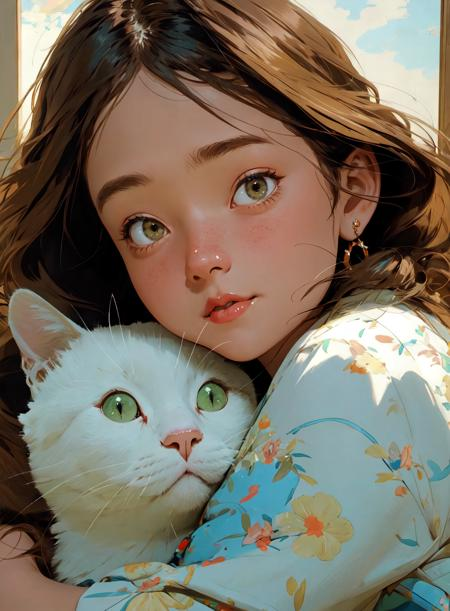
#> input picture pratice/week_1/img/00750.jpeg, 450 x 611 px, found by its file name
$ jupyter execute lab3.ipynb
#> lines starting #> are read from the running program, lines starting #| are printed output that depends on the picture; after the words box and inside, x2 and y2 are one past the last pixel; in counts of white or black regions, pixels touching at a corner belong together
# LAB #03: Các Phép Biến Đổi

- Mục Tiêu của Phòng Thí Nghiệm: Mục tiêu của phòng thí nghiệm này là thực hiện phân ngưỡng trên hình ảnh để chuyển đổi chúng thành ảnh nhị phân, cũng như thực hiện các phép biến đổi khác nhau trên hình ảnh.

- Mô Tả Phòng Thí Nghiệm: Các phép biến đổi giúp cải thiện chất lượng hình ảnh bằng cách áp dụng các phép toán như logarit, logarit nghịch đảo và lũy thừa trên toàn bộ hình ảnh. Các loại biến đổi khác nhau sẽ tạo ra các kết quả khác nhau.

### Biến Đổi Cấp Độ Xám Có ba loại biến đổi cấp độ xám cơ bản:

- I. Biến Đổi Tuyến Tính

- II. Biến Đổi Logarit

- III. Biến Đổi Luật Lũy Thừa

### Tổng quát đồ thị của các phép biến đổi này đã được trình bày dưới đây.

### Biến Đổi Luật Lũy Thừa:
- Bao gồm các phép biến đổi lũy thừa bậc n và căn bậc n. Những phép biến đổi này có thể được biểu diễn bằng biểu thức:
- s=cr^γ

- Ký hiệu γ được gọi là gamma, vì thế phép biến đổi này cũng được biết đến với tên gọi biến đổi gamma.

- Sự thay đổi giá trị của γ làm thay đổi mức độ tăng cường của hình ảnh. Các thiết bị hiển thị khác nhau / màn hình có mức hiệu chỉnh gamma riêng, vì vậy chúng hiển thị hình ảnh với cường độ khác nhau.

- Loại phép biến đổi này được sử dụng để tăng cường hình ảnh cho các loại thiết bị hiển thị khác nhau. Gamma của các thiết bị hiển thị khác nhau cũng khác nhau. Ví dụ, gamma của CRT nằm trong khoảng từ 1.8 đến 2.5, có nghĩa là hình ảnh hiển thị trên CRT sẽ tối hơn.

### Hiệu Chỉnh Gamma:
- s=cr^γ

- s=cr^(1/2.5)


- Cùng một hình ảnh nhưng với các giá trị gamma khác nhau đã được trình bày dưới đây.

### Biến Đổi Logarit:

- Các phép biến đổi logarit có thể được định nghĩa bằng công thức sau:

- s=clog(r+1)

- Trong đó,
- s và r là giá trị pixel của ảnh đầu ra và ảnh đầu vào, và c là một hằng số. Giá trị 1 được cộng vào mỗi giá trị pixel của ảnh đầu vào vì nếu có độ sáng pixel bằng 0 trong ảnh, thì log(0) bằng vô cùng. Do đó, 1 được cộng thêm để đảm bảo giá trị tối thiểu ít nhất là 1.

Trong quá trình biến đổi logarit, các pixel tối trong ảnh được mở rộng so với các giá trị pixel cao hơn. Các giá trị pixel cao hơn bị nén trong biến đổi logarit.

### Biến Đổi Âm

- Phép biến đổi tuyến tính thứ hai là biến đổi âm, là phép biến đổi ngược của phép biến đổi đồng nhất. Trong biến đổi âm, mỗi giá trị của ảnh đầu vào được trừ đi L−1 và ánh xạ lên ảnh đầu ra.

- Phép biến đổi này được thực hiện bằng công thức:
- s=(L−1)−r

- Vì vậy, mỗi giá trị được trừ đi 255, khiến các pixel sáng trở nên tối và các pixel tối trở nên sáng. Kết quả là hình ảnh âm.

### Phân Ngưỡng

- Phân ngưỡng là thao tác thông qua đó một hình ảnh có thể được chuyển đổi thành ảnh nhị phân/đen trắng, tức là chỉ có hai mức độ khác nhau. Giá trị ngưỡng có thể là trung bình hoặc trung vị của hình ảnh, v.v.

### Cắt Cấp Độ Xám

- Cắt cấp độ xám được sử dụng để làm nổi bật một phạm vi cụ thể của các mức độ xám trong một hình ảnh.
-

### Một Số Lệnh Hữu Ích:

1. Tính giá trị trung bình của mảng 2D sử dụng NumPy:

- `my_mean = numpy.mean(my_array)`
2. Tính giá trị nhỏ nhất (hoặc lớn nhất) của một mảng:

- `my_min = numpy.amin(my_array)`
3. Hoặc để tính giá trị lớn nhất:

- `my_max = numpy.amax(my_array)`
4. Tính lũy thừa của một mảng sử dụng NumPy:

- `array_power = numpy.power(my_array, power)`
5. Lấy giá trị phần trăm (percentile):

- `percentile_array = numpy.percentile(my_array, percentile)`
6. Thay đổi kiểu dữ liệu của mảng:

- `my_array = my_array.astype(numpy.uint16)`

### Lab Task:

- Áp dụng các kỹ thuật biến đổi sau đây trên hình ảnh được cung cấp và quan sát hình ảnh đầu ra của mỗi phép biến đổi:

- I. Biến Đổi Âm

- II. Biến Đổi Logarit

[cell 1]
import cv2
import numpy as np
import matplotlib.pyplot as plt

def negative_transformation(image):
    """
    Thực hiện biến đổi âm trên hình ảnh.
    Công thức: s = (L - 1) - r
    """
    L = 256  # Số mức xám cho ảnh 8-bit
    negative_image = (L - 1) - image
    return negative_image

def log_transformation(image):
    """
    Thực hiện biến đổi logarit trên hình ảnh.
    Công thức: s = c * log(1 + r)
    Trong đó, c = 255 / log(1 + max_pixel_value)
    """
    image = image.astype(np.float32)
    c = 255 / np.log(1 + np.max(image))
    log_image = c * np.log(1 + image)
    log_image = np.uint8(cv2.normalize(log_image, None, 0, 255, cv2.NORM_MINMAX))

    return log_image

def display_images(original, negative, log_transformed):
    """
    Hiển thị hình ảnh gốc, hình ảnh sau biến đổi âm và biến đổi logarit.
    """
    plt.figure(figsize=(15,5))

    plt.subplot(1,3,1)
    plt.imshow(original, cmap='gray')
    plt.title('Hình Ảnh Gốc')
    plt.axis('off')

    plt.subplot(1,3,2)
    plt.imshow(negative, cmap='gray')
    plt.title('Biến Đổi Âm')
    plt.axis('off')

    plt.subplot(1,3,3)
    plt.imshow(log_transformed, cmap='gray')
    plt.title('Biến Đổi Logarit')
    plt.axis('off')

    plt.show()

if __name__ == "__main__":
    path_img = r'D:\Image-Proccessing\pratice\week_1\img\00750.jpeg'

    image = cv2.imread(path_img,0)
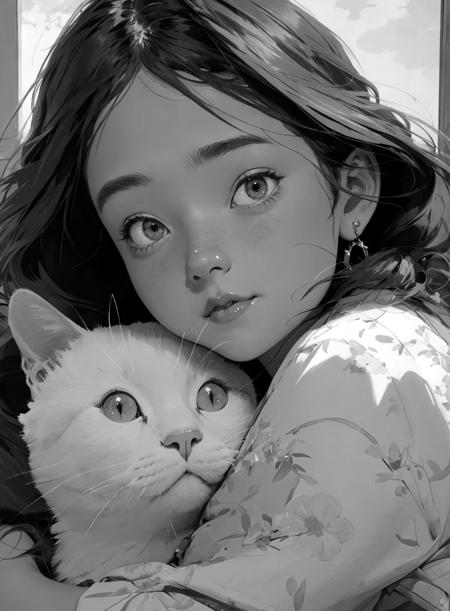
#> image: shape (611, 450); min 0, max 255, mean 114.4
    negative_image = negative_transformation(image)
#> in negative_transformation, `negative_image = (L - 1) - image`:
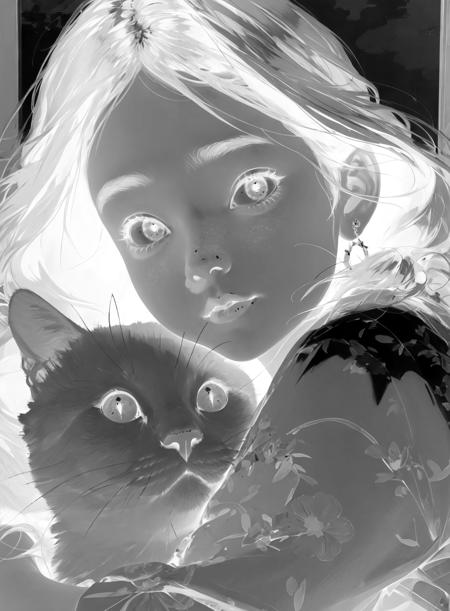
#> negative_image: shape (611, 450); min 0, max 255, mean 140.6
    log_transformed_image = log_transformation(image)
#> in log_transformation, `c = 255 / np.log(1 + np.max(image))`: c = 45.99
#> in log_transformation, `log_image = c * np.log(1 + image)`:
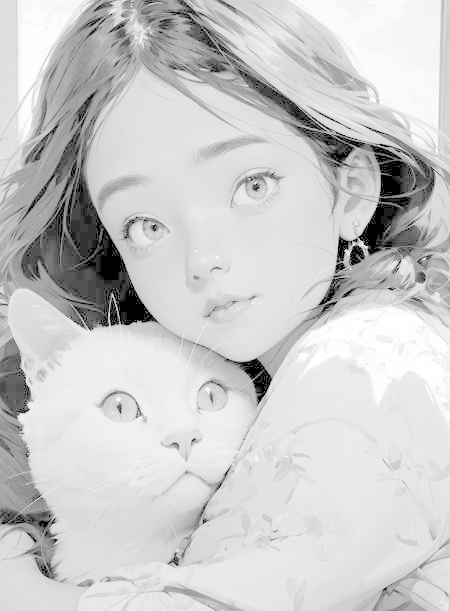
#> log_image: shape (611, 450) float32; min 0, max 255, mean 203.4
    display_images(image, negative_image, log_transformed_image)
#> in display_images, `plt.show()`:
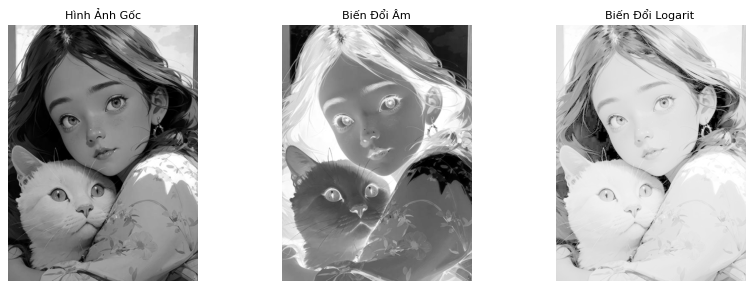
#> figure drawn by matplotlib, 3 panels

### Nhiệm vụ 2: Áp dụng các phép biến đổi sau trên một hình ảnh.

- Phạm vi giá trị pixel và giá trị pixel đầu ra:

- a) Nếu giá trị nhỏ hơn trung bình:
- Giá trị pixel đầu ra = 0
- Nếu giá trị lớn hơn trung bình:
- Giá trị pixel đầu ra = 255
-
- b) Nếu giá trị nhỏ hơn trung bình:
- Giá trị pixel đầu ra = 255
- Nếu giá trị lớn hơn trung bình:
- Giá trị pixel đầu ra = 0
-
- c) Nếu giá trị nằm trong khoảng ±20 của trung bình:
- Giá trị pixel đầu ra = 0
- Nếu không:
- Giá trị pixel đầu ra = 255

[cell 2]
def apply_transformations(image,mode):
    """
    mode 1: < mean =0 , > mean = 255
    mode 2: < mean = 255 , > mean = 0
    mode 3: Trong khoảng +- 20  = 0, ngoài khoảng +- 20 = 255
    """
    transformed_image = np.zeros_like(image)

    if mode == 1:
        transformed_image[image < np.mean(image)] = 0
        transformed_image[image >= np.mean(image)] = 255
    elif mode == 2:
        transformed_image[image < np.mean(image)] = 255
        transformed_image[image >= np.mean(image)] = 0
    elif mode == 3:
        transformed_image[np.abs(image - np.mean(image)) <= 20] = 0
        transformed_image[np.abs(image - np.mean(image)) > 20] = 255

    return transformed_image

def display_transformed_images(original, transformed1, transformed2, transformed3):
    """
    Hiển thị hình ảnh gốc và hình ảnh sau biến đổi.
    """
    plt.figure(figsize=(15,10))

    plt.subplot(2,2,1)
    plt.imshow(original, cmap='gray')
    plt.title('Hình Ảnh Gốc')
    plt.axis('off')

    plt.subplot(2,2,2)
    plt.imshow(transformed1, cmap='gray')
    plt.title('Biến Đổi 1')
    plt.axis('off')

    plt.subplot(2,2,3)
    plt.imshow(transformed2, cmap='gray')
    plt.title('Biến Đổi 2')
    plt.axis('off')

    plt.subplot(2,2,4)
    plt.imshow(transformed3, cmap='gray')
    plt.title('Biến Đổi 3')
    plt.axis('off')

    plt.show()

if __name__ == "__main__":
    path_img = r'D:\Image-Proccessing\pratice\week_1\img\00750.jpeg'

    image = cv2.imread(path_img,0)
    transformed_image1 = apply_transformations(image, 1)
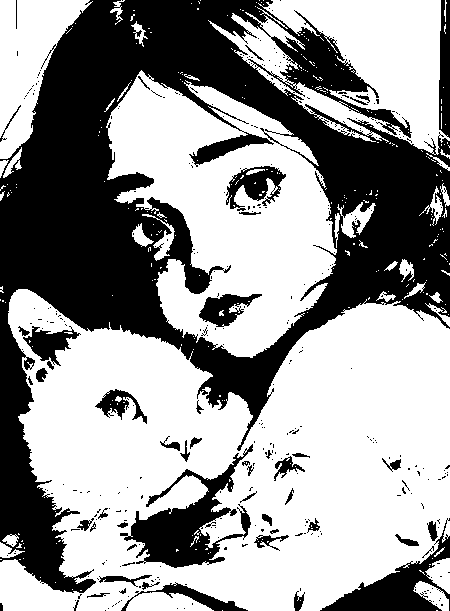
#> transformed_image1: shape (611, 450); 60.1% white; 360 black regions (308 under 20 px), largest, box (x1, y1, x2, y2) and area: (0, 0, 450, 593) 91200, (120, 444, 253, 568) 5465, (320, 518, 450, 611) 3489
    transformed_image2 = apply_transformations(image, 2)
    transformed_image3 = apply_transformations(image, 3)
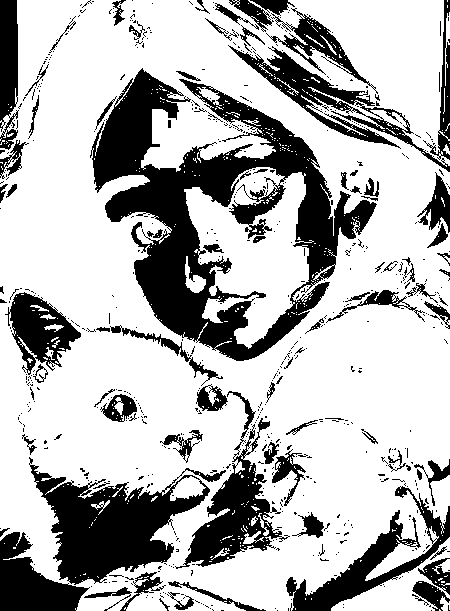
#> transformed_image3: shape (611, 450); 71.1% white; 643 black regions (556 under 20 px), largest, box (x1, y1, x2, y2) and area: (90, 68, 377, 361) 29034, (29, 457, 226, 585) 10445, (175, 391, 290, 569) 5354
    display_transformed_images(image, transformed_image1, transformed_image2, transformed_image3)

### Nhiệm vụ 3: Áp dụng Phép Biến Đổi Luật Lũy Thừa cho các giá trị γ (0.2, 0.5, 1.2 và 1.8)

- Dưới đây là mã Python thực hiện phép biến đổi Luật Lũy Thừa (Power Law Transformation) cho các giá trị của γ là 0.2, 0.5, 1.2 và 1.8. Hãy đảm bảo rằng kiểu dữ liệu được điều chỉnh phù hợp sau mỗi biến đổi.

[cell 3]
def power_law_transformation(image, gamma):
    """
    Thực hiện biến đổi luật lũy thừa với giá trị gamma.
    Công thức: s = c * r^gamma
    Trong đó c là hằng số, và r là giá trị pixel.
    """
    # Chuẩn bị ảnh ở định dạng float32 để thực hiện tính toán chính xác
    image = image.astype(np.float32) / 255.0

    # Áp dụng phép biến đổi Luật Lũy Thừa
    transformed_image = np.power(image, gamma)

    # Chuẩn hóa về thang 0-255 và chuyển về kiểu uint8
    transformed_image = np.uint8(transformed_image * 255)

    return transformed_image

def display_images(original, transformed_images, gamma_values):
    """
    Hiển thị các hình ảnh gốc và sau khi áp dụng biến đổi luật lũy thừa.
    """
    plt.figure(figsize=(15, 10))

    plt.subplot(2, 3, 1)
    plt.imshow(original, cmap='gray')
    plt.title('Hình Ảnh Gốc')
    plt.axis('off')

    for i, gamma in enumerate(gamma_values):
        plt.subplot(2, 3, i+2)
        plt.imshow(transformed_images[i], cmap='gray')
        plt.title(f'Gamma = {gamma}')
        plt.axis('off')

    plt.show()

if __name__ == "__main__":
    path_img = r'D:\Image-Proccessing\pratice\week_1\img\00750.jpeg'

    image = cv2.imread(path_img, 0)
    gamma_values = [0.5, 1.0, 1.5, 2.0, 2.5]
    transformed_images = [power_law_transformation(image, gamma) for gamma in gamma_values]
#> in power_law_transformation, `transformed_image = np.power(image, gamma)`:
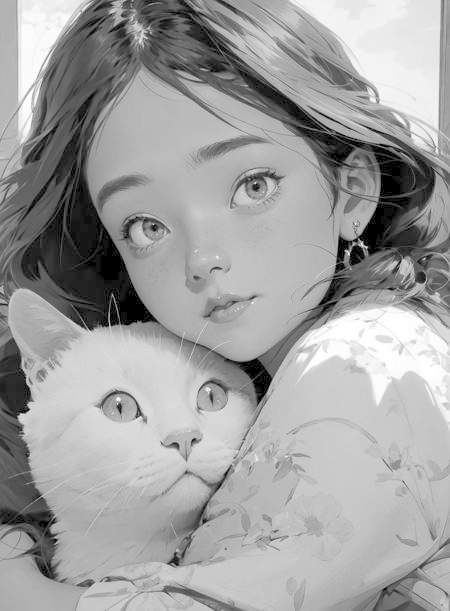
#> transformed_image: shape (611, 450) float32; min 0, max 1, mean 0.631
#> call 3 of power_law_transformation, with gamma = 1.5
#> in power_law_transformation (call 3), `transformed_image = np.power(image, gamma)`:
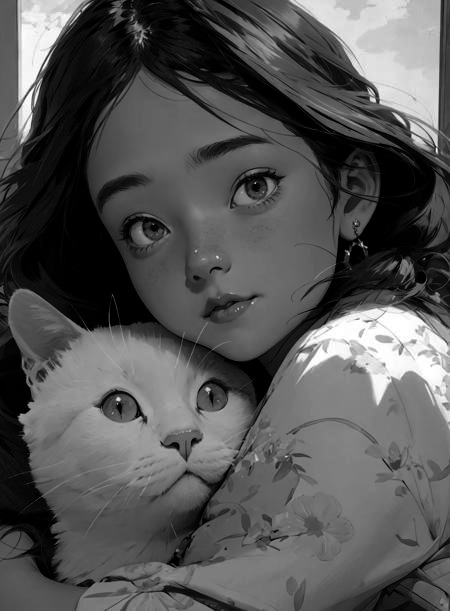
#> transformed_image: shape (611, 450) float32; min 0, max 1, mean 0.336
#> in power_law_transformation (call 5), `transformed_image = np.power(image, gamma)`:
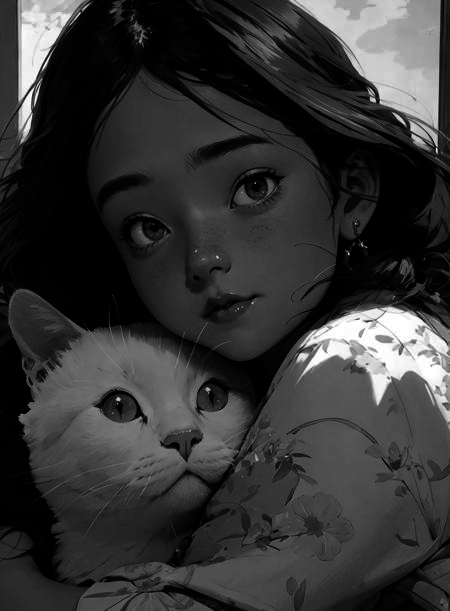
#> transformed_image: shape (611, 450) float32; min 0, max 1, mean 0.207
#> transformed_images = 5 items
    display_images(image, transformed_images, gamma_values)

### Nhiệm Vụ 4: Áp Dụng Cắt Cấp Độ Xám với Giới Hạn Dưới 100 và Giới Hạn Trên 200, Thiết Lập Các Giá Trị Trong Phạm Vi Thành 210

- Dưới đây là mã Python để thực hiện cắt cấp độ xám (Gray Level Slicing) theo yêu cầu:

    - Các pixel có giá trị từ 100 đến 200 sẽ được gán giá trị 210.
    - Các pixel ngoài phạm vi này sẽ giữ nguyên giá trị của chúng.

[cell 4]
def gray_level_slicing(image):
    """
    Áp dụng cắt cấp độ xám:
    """
    transformed = np.copy(image)
    rows, cols = image.shape

    for i in range(rows):
        for j in range(cols):
            if image[i, j] >= 100 and image[i, j] <= 200:
                transformed[i, j] = 210
            else:
                transformed[i, j] = image[i, j]

    return transformed

def display_images(original, transformed):
    """
    Hiển thị hình ảnh gốc và hình ảnh đã áp dụng cắt cấp độ xám.
    """
    plt.figure(figsize=(10,5))

    plt.subplot(1,2,1)
    plt.imshow(original, cmap='gray')
    plt.title('Hình Ảnh Gốc')
    plt.axis('off')

    plt.subplot(1,2,2)
    plt.imshow(transformed, cmap='gray')
    plt.title('Hình Ảnh Sau Cắt Cấp Độ Xám')
    plt.axis('off')

    plt.show()

if __name__ == "__main__":
    path_img = r'D:\Image-Proccessing\pratice\week_1\img\00750.jpeg'

    image = cv2.imread(path_img, 0)
    sliced_image = gray_level_slicing(image)
#> after the loop in gray_level_slicing, `for i in range(rows):`:
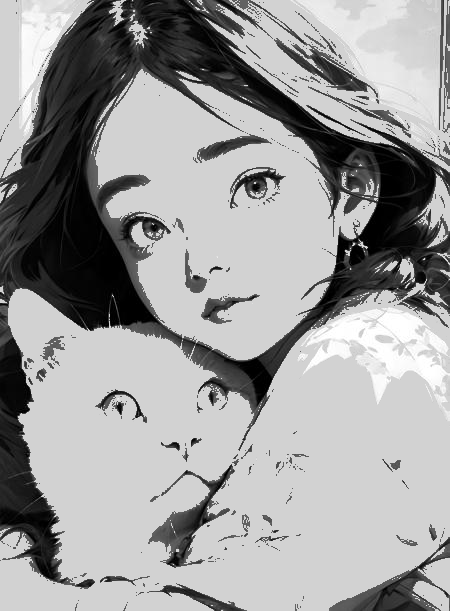
#> transformed: shape (611, 450); min 0, max 255, mean 156.5
    display_images(image, sliced_image)

$ run again, with pratice/week_1/img/download.png saved as pratice/week_1/img/00750.jpeg
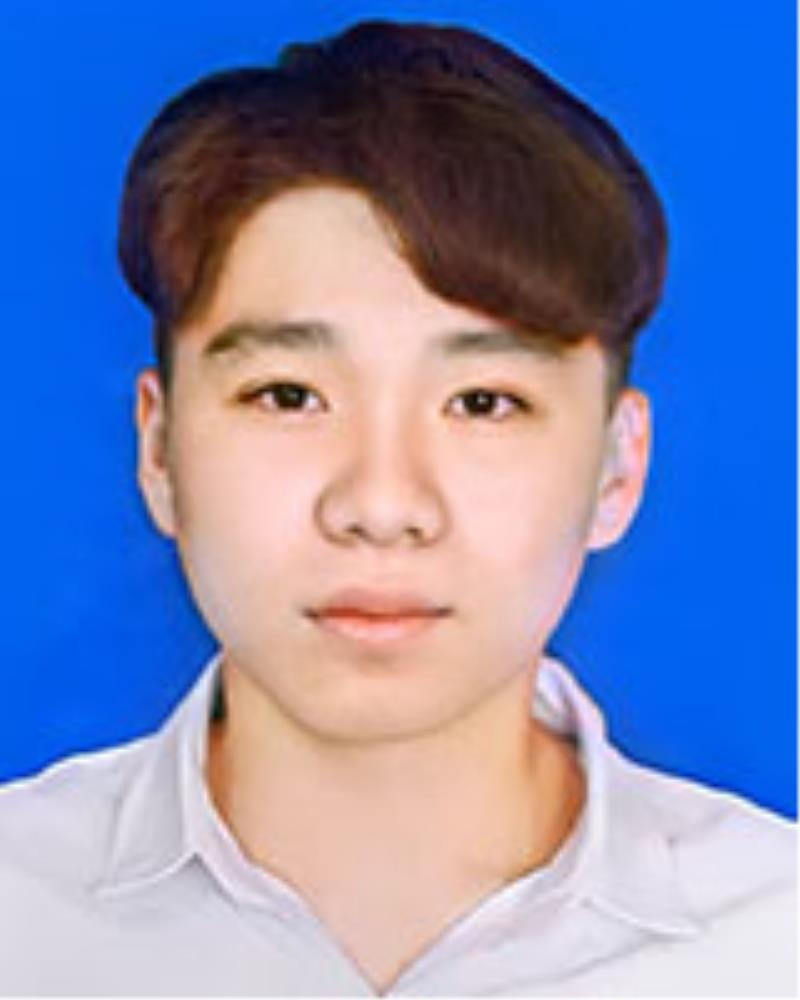
#> input picture pratice/week_1/img/download.png, 800 x 1000 px, found by its file name
#> c = 45.99
#> `transformed_image1 = apply_transformations(image, 1)`:
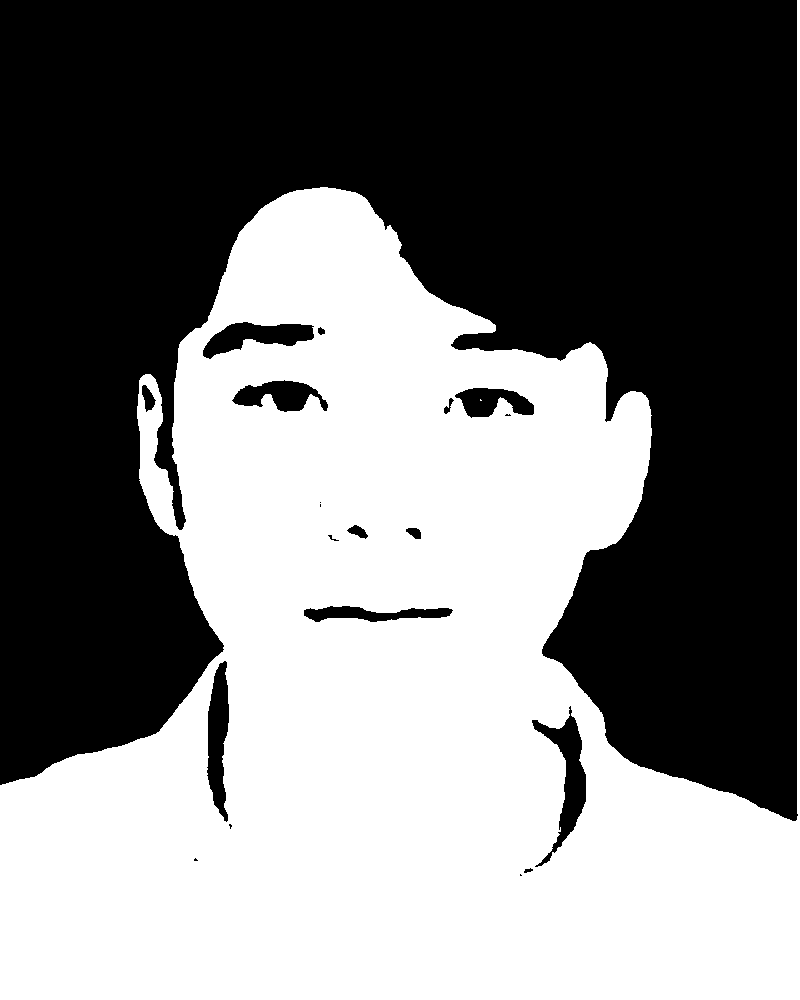
#> transformed_image1: shape (1000, 800); 48% white; 2 white regions (1 under 20 px), largest, box (x1, y1, x2, y2) and area: (0, 0, 800, 1000) 384218
#> transformed_image3: shape (1000, 800); 97% white; 30 black regions (12 under 20 px), largest, box (x1, y1, x2, y2) and area: (0, 0, 798, 822) 11364, (516, 695, 587, 877) 3401, (204, 650, 250, 837) 2378
#> transformed_images = 5 items
#> after the loop in gray_level_slicing, `for i in range(rows):`:
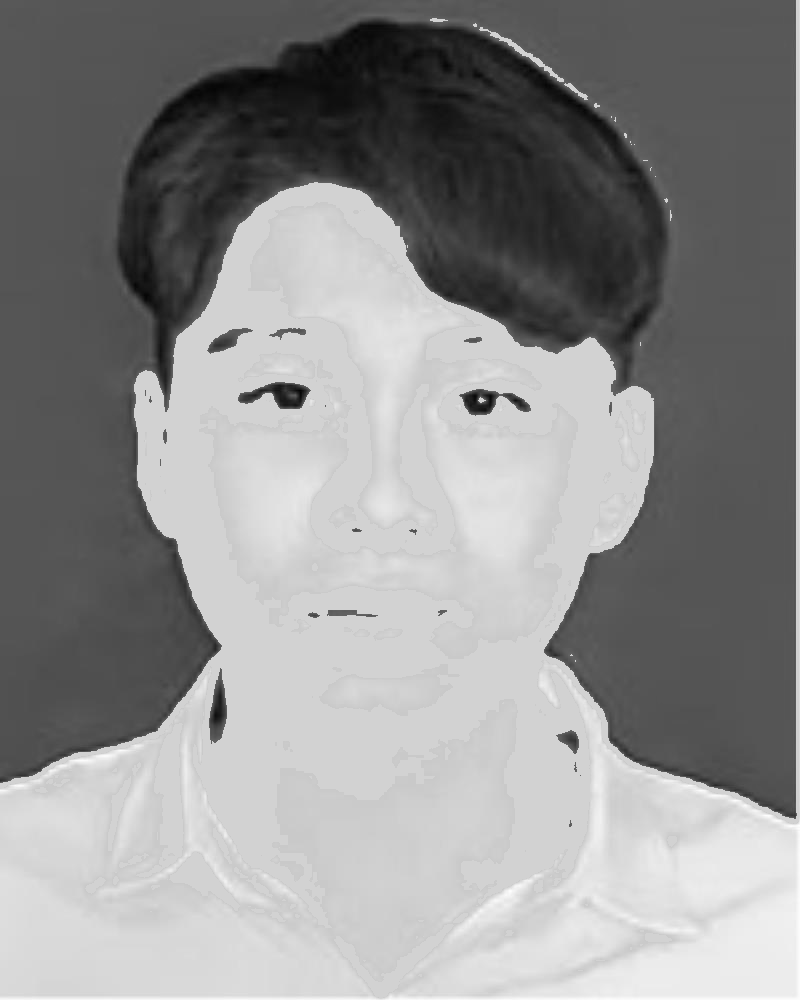
#> transformed: shape (1000, 800); min 4, max 255, mean 143.2
